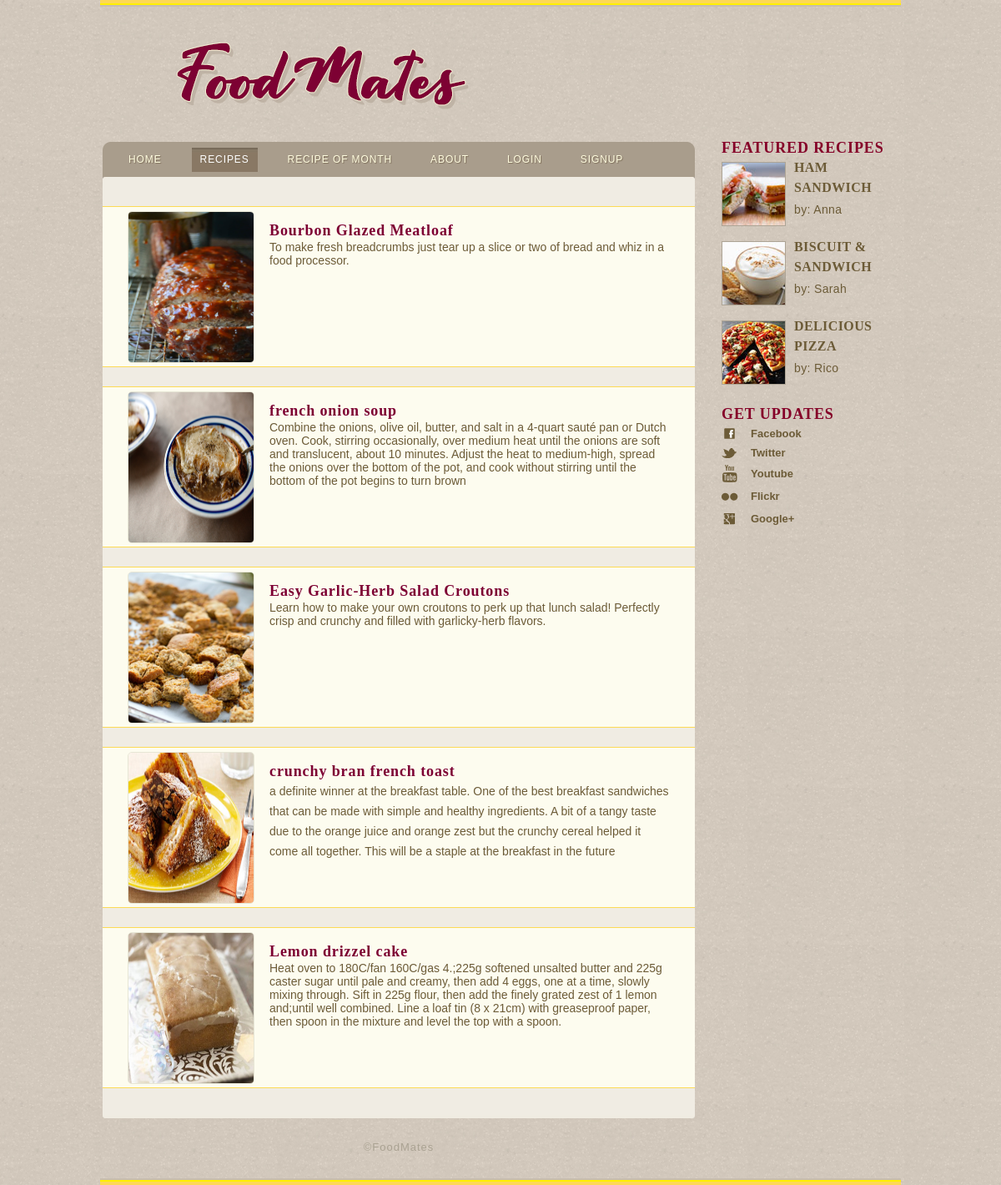
Page /recipes.php on the committed database.
### tables this page shows
CREATE TABLE IF NOT EXISTS `recipes` (
  `rid` int(222) NOT NULL AUTO_INCREMENT,
  `rimage` varchar(222) NOT NULL,
  `resname` varchar(222) NOT NULL,
  `rtext` text NOT NULL,
  PRIMARY KEY (`rid`)
);

### recipes.php (the view, shortened to what this page needs)
<?php
include('connection/connect.php');
?>
<!DOCTYPE html>
<html>
<head>
	<link rel="stylesheet" type="text/css" href="css/style.css">
</head>
<body>
	<div class="header">
		<div>
			<a href="index.php"><img src="images/logo.png" alt="Logo"></a>
		</div>
		</div>
	<div class="body">
		<div>
			<div class="header">
				<ul>
					<li>
						<a href="index.php">Home</a>
					</li>
					<li class="current">
						<a href="recipes.php"> Recipes</a>
					</li>
					<li>
						<a href="featured.php">Recipe of Month</a>
					</li>
					<li>
						<a href="about.php">About</a>
					</li>
					<?php
						if(empty($_SESSION["user_id"]))
							{
								echo '<li><a href="login.php">login</a></li>';
								echo '<li><a href="signup.php">signup</a></li>';
							}
						else
							{
									$logout= '<form action="login.php" method="post" >
									<input type="submit" id="logout" name="logout" value="logout" style="width:100px;color:#000;border:none;padding:5px;font-size:15px;"  ></form>';
							}
						?>
				</ul>
			</div>
			<div class="body">
				<div id="content">
					<div>
						<ul>
	<?php
		    $sql = "SELECT * FROM recipes ORDER BY rid DESC";
			$result = mysqli_query($db, $sql);
		while($row = mysqli_fetch_array($result))
				{
						$rname =  $row['resname'];
						$rtext =  $row['rtext'];
				echo		'<li>';
				echo				"<a href=fullrecipy.php?DISC=".$row['rid']."><img  style='width:150px;
	                         height:180px;
							 margin-top:5px;
							 margin-left:5px;
							 border-radius:5px;
							' src='admin/img/".$row['rimage']."' ></a>";
				echo				'<div>';
				echo					"<h3><a href=fullrecipy.php?DISC=".$row['rid'].">$rname</a></h3>";
				echo					"<p>
										$rtext
									</p>";
				echo				'</div>';
				echo			'</li>';
				}
			?>
						</ul>
					</div>
				</div>
			</div>
		</div>
		<div>
			<div>
				<h3>Featured Recipes</h3>
				<ul id="featured">
					<li>
						<a href="recipes.php"><img src="images/sandwich.jpg" alt="Image"></a>
						<div>
							<h2><a href="recipes.php">Ham Sandwich</a></h2>
							<span>by: Anna</span>
						</div>
					</li>
					<li>
						<a href="recipes.php"><img src="images/biscuit-and-coffee.jpg" alt="Image"></a>
						<div>
							<h2><a href="recipes.php">Biscuit &amp; Sandwich</a></h2>
							<span>by: Sarah</span>
						</div>
					</li>
					<li>
						<a href="recipes.php"><img src="images/pizza.jpg" alt="Image"></a>
						<div>
							<h2><a href="recipes.php">Delicious Pizza</a></h2>
							<span>by: Rico</span>
						</div>
					</li>
				</ul>
			</div>
			<div>
				<h3>Get Updates</h3>
				<a href="http://freewebsitetemplates.com/go/facebook/" target="_blank" id="facebook">Facebook</a>
				<a href="http://freewebsitetemplates.com/go/twitter/" target="_blank" id="twitter">Twitter</a>
				<a href="http://freewebsitetemplates.com/go/youtube/" target="_blank" id="youtube">Youtube</a>
				<a href="http://freewebsitetemplates.com/go/flickr/" target="_blank" id="flickr">Flickr</a>
				<a href="http://freewebsitetemplates.com/go/googleplus/" target="_blank" id="googleplus">Google&#43;</a>
			</div>
		</div>
	</div>
	<div class="footer">
		<div>
			<p>
				&copy;FoodMates
			</p>
		</div>
	</div>
</body>
</html>

### rows in the picture
recipes: rimage (picture), resname "Bourbon Glazed Meatloaf", rtext "To make fresh breadcrumbs just tear up a slice or two of bread and whiz in a food processor."
recipes: rimage (picture), resname "french onion soup", rtext "Combine the onions, olive oil, butter, and salt in a 4-quart sauté pan or Dutch oven. Cook, stirring occasionally, over medium heat until the onions are soft and translucent, about 10 minutes. Adjust the heat to medium-high, spread the onions over the bottom of the pot, and cook without stirring until the bottom of the pot begins to turn brown"
recipes: rimage (picture), resname "Easy Garlic-Herb Salad Croutons", rtext "Learn how to make your own croutons to perk up that lunch salad! Perfectly crisp and crunchy and filled with garlicky-herb flavors."
recipes: rimage (picture), resname "crunchy bran french toast", rtext "a definite winner at the breakfast table. One of the best breakfast sandwiches that can be made with simple and healthy ingredients. A bit of a tangy taste due to the orange juice and orange zest but the crunchy cereal helped it come all together. This will be a staple at the breakfast in the future"
recipes: rimage (picture), resname "Lemon drizzel cake", rtext "Heat oven to 180C/fan 160C/gas 4.;225g softened unsalted butter and 225g caster sugar until pale and creamy, then add 4 eggs, one at a time, slowly mixing through. Sift in 225g flour, then add the finely grated zest of 1 lemon and;until well combined. Line a loaf tin (8 x 21cm) with greaseproof paper, then spoon in the mixture and level the top with a spoon."
